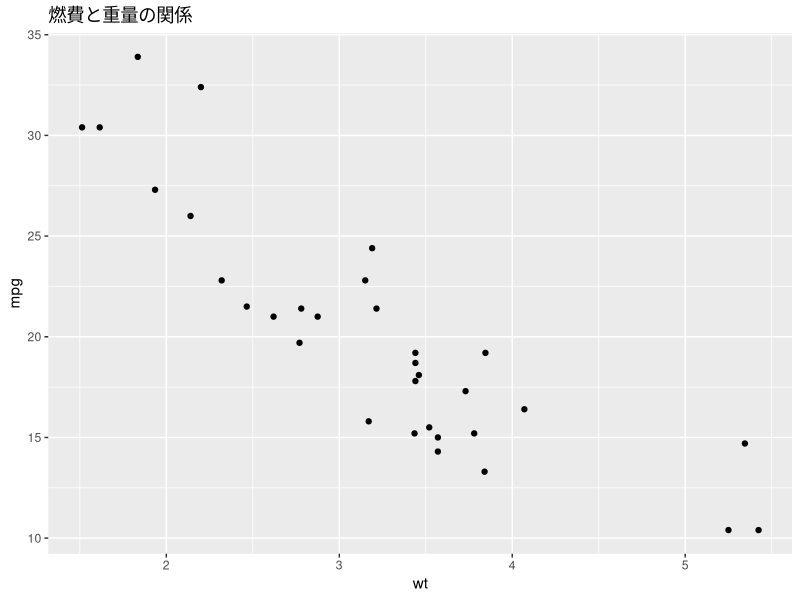

This chart was generated by the following R code:
## ---- chunk 1
#| eval: true
1 + 1
## ---- chunk 2
#| eval: true
#| echo: false
#| fig-width: 5
#| fig-height: 5
#| fig-cap: "グラフの描画"
library(ggplot2)

mtcars |> 
  ggplot(aes(x = wt, y = mpg)) +
  geom_point() +
  labs(title = "燃費と重量の関係")
